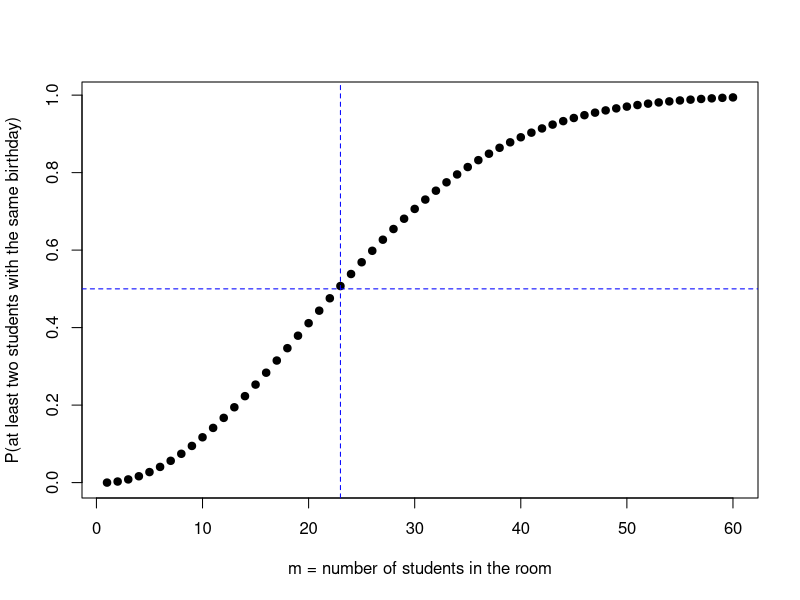
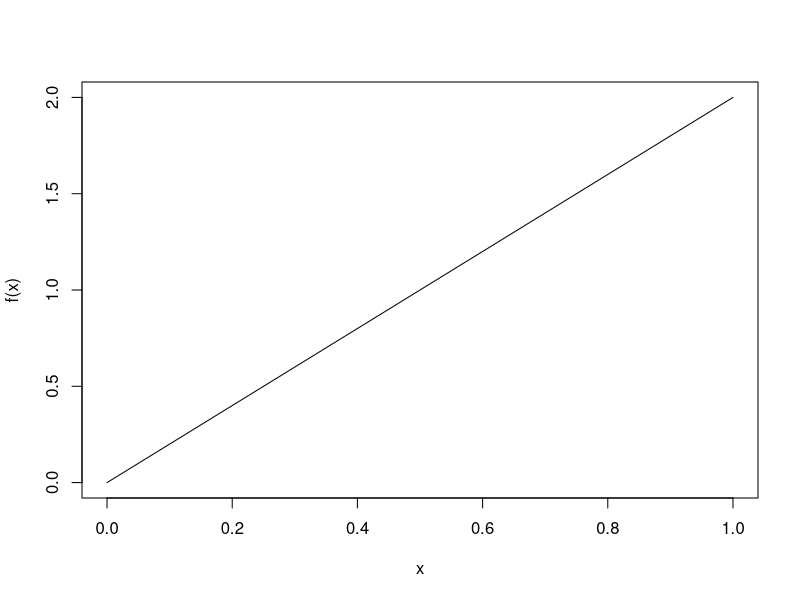

Reproduce these figures in R, in order.
## ---- chunk 1
knitr::opts_chunk$set(echo = TRUE, comment = NA, prompt = TRUE)
## ---- chunk 2
m <- 1:60             # vector of number of students
p <- numeric(60)      # initialize vecotr to 0's
for(i in m){          # index value for loop
  q = prod((365:(365 - i + 1))/365)
  p[i] = 1 - q
}
plot(m, p, pch = 19,
     ylab = "P(at least two students with the same birthday)",
     xlab = "m = number of students in the room")
abline(h = 0.5, lty = 2, col = "blue")
abline(v = 23, lty = 2, col = "blue")
## ---- chunk 3
set.seed(13)
n <- 10000
actual <- sample(1:3, size = n, replace = TRUE)
aguess <- sample(1:3, size = n, replace = TRUE)
equals <- (actual == aguess)
not.eq <- (actual != aguess)
PnoSwitch <- mean(equals)
PwiSwitch <- mean(not.eq)
probs <- c(PnoSwitch, PwiSwitch)
names(probs) <- c("P(Win no Switch)", "P(Win Switch)")
probs
## ---- chunk 4
knitr::include_app("https://mathr.math.appstate.edu/shiny/Monty/", height = "300px")
## ---- chunk 5
S <- expand.grid(roll1 = 1:6, roll2 = 1:6)
S$Sum <- apply(S, 1, sum)
head(S)
## ---- chunk 6
table(S$Sum)
T1 <- MASS::fractions(table(S$Sum)/sum(!is.na(S$Sum)))
T1
## ---- chunk 7
x <- as.numeric(names(T1))
x
px <- T1
EX <- sum(x*px)
EX
VX <- sum((x - EX)^2*px)
VX
## ---- chunk 8
f <- function(x){2*x}
integrate(f, 0, 1)
ex <- function(x){x*f(x)}
EX <- integrate(ex, 0, 1)
EX
EX <- MASS::fractions(EX$value)
EX
## ---- chunk 9
g <- function(x){(x - 2/3)^2*f(x)}
VX <- integrate(g, 0, 1)
VX
VX <- MASS::fractions(VX$value)
VX
## ---- chunk 10
curve(f, 0, 1)
## ---- chunk 11
rs <- c(12, 14, 2, 20)
xbar <- mean(rs)
SD <- sd(rs)
Tscore <- (xbar - 10)/(SD/sqrt(4))
c(xbar, SD, Tscore)
